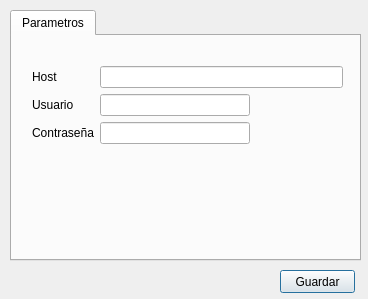
<?xml version="1.0" encoding="UTF-8"?>
<ui version="4.0">
 <class>MapHurricaneConfiguracionDlg</class>
 <widget class="QDialog" name="MapHurricaneConfiguracionDlg">
  <property name="geometry">
   <rect>
    <x>0</x>
    <y>0</y>
    <width>368</width>
    <height>299</height>
   </rect>
  </property>
  <property name="acceptDrops">
   <bool>false</bool>
  </property>
  <property name="windowTitle">
   <string>MapHurricane - Configuración</string>
  </property>
  <widget class="QPushButton" name="botonGuardar">
   <property name="geometry">
    <rect>
     <x>280</x>
     <y>270</y>
     <width>75</width>
     <height>23</height>
    </rect>
   </property>
   <property name="text">
    <string>Guardar</string>
   </property>
  </widget>
  <widget class="QTabWidget" name="tabWidget">
   <property name="geometry">
    <rect>
     <x>10</x>
     <y>10</y>
     <width>351</width>
     <height>251</height>
    </rect>
   </property>
   <property name="currentIndex">
    <number>0</number>
   </property>
   <widget class="QWidget" name="tab_2">
    <attribute name="title">
     <string>Parametros</string>
    </attribute>
    <widget class="QWidget" name="">
     <property name="geometry">
      <rect>
       <x>20</x>
       <y>30</y>
       <width>311</width>
       <height>121</height>
      </rect>
     </property>
     <layout class="QFormLayout" name="formLayout">
      <item row="0" column="0">
       <widget class="QLabel" name="label_2">
        <property name="text">
         <string>Host</string>
        </property>
       </widget>
      </item>
      <item row="0" column="1">
       <widget class="QLineEdit" name="lineEdit_Host"/>
      </item>
      <item row="1" column="0">
       <widget class="QLabel" name="label">
        <property name="text">
         <string>Usuario</string>
        </property>
       </widget>
      </item>
      <item row="1" column="1">
       <widget class="QLineEdit" name="lineEdit_Usuario">
        <property name="maximumSize">
         <size>
          <width>150</width>
          <height>24</height>
         </size>
        </property>
       </widget>
      </item>
      <item row="2" column="0">
       <widget class="QLabel" name="label_3">
        <property name="text">
         <string>Contraseña</string>
        </property>
       </widget>
      </item>
      <item row="2" column="1">
       <widget class="QLineEdit" name="lineEdit_Password">
        <property name="maximumSize">
         <size>
          <width>150</width>
          <height>16777215</height>
         </size>
        </property>
        <property name="echoMode">
         <enum>QLineEdit::Password</enum>
        </property>
       </widget>
      </item>
     </layout>
    </widget>
   </widget>
  </widget>
 </widget>
 <resources/>
 <connections/>
</ui>
